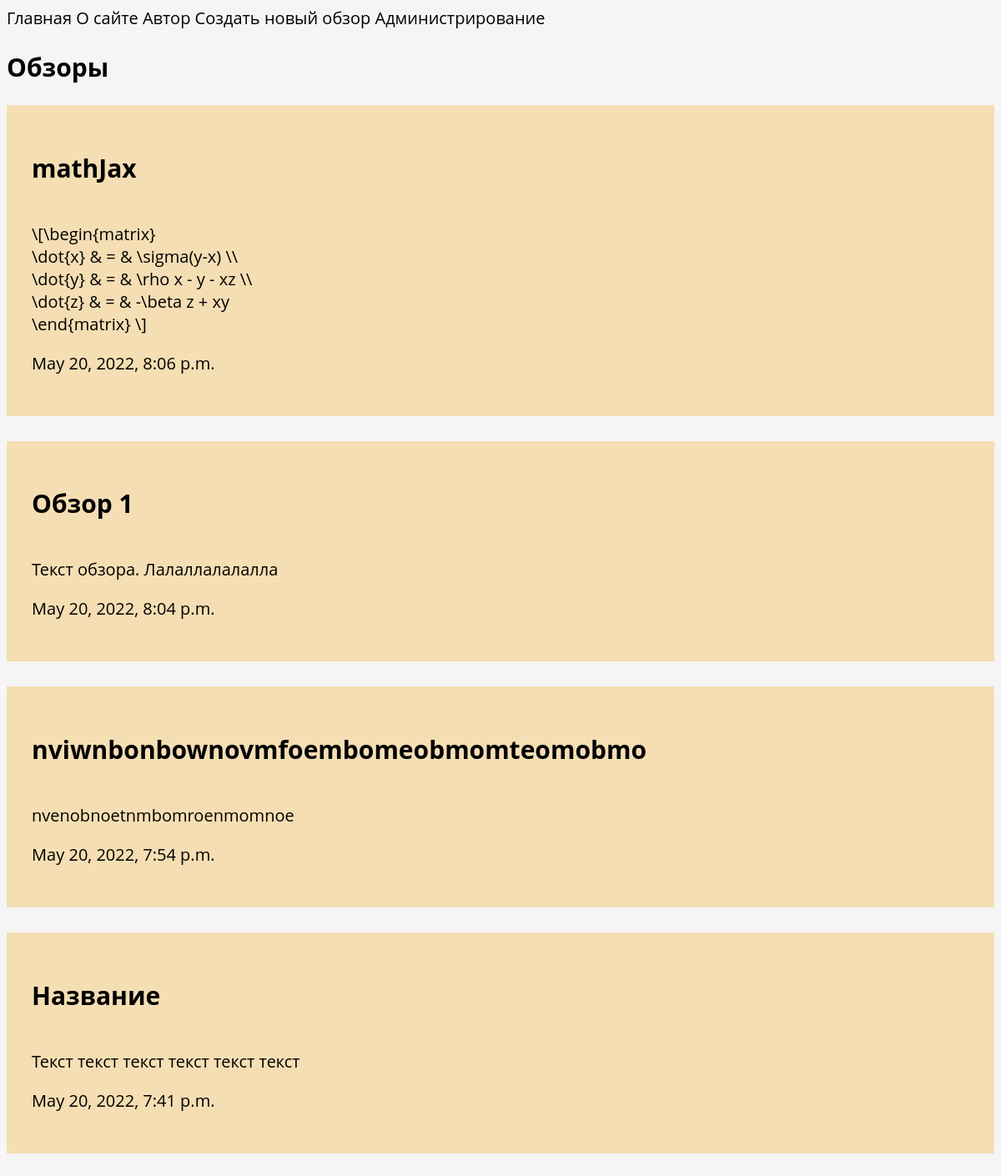
The app's page /reviews/ with its own data.
### BlogApplication/models.py (models this page shows, shortened)
class Review (models.Model):
    title = models.CharField(max_length=100)
    review_text = models.TextField()
    date = models.DateTimeField(auto_now_add=True)

### BlogApplication/views.py (the view)
# urls.py: path('reviews/', get_all_reviews, name='reviews'),
def get_all_reviews(request):
    reviews = Review.objects.order_by("pk")[::-1]
    return render(request, 'BlogApplication/all_reviews.html', {"reviews": reviews})

### BlogApplication/templates/BlogApplication/all_reviews.html (shortened to what this page needs)
{% extends "BlogApplication/base.html" %}
{% block content %}
    <a href="{% url 'digests' %}"> <h2>Обзоры</h2></a>
    {% for element in reviews %}
        <div>
            <a href="{{ element.pk }}/"> <h2>{{ element.title }}</h2></a>
            <p>{{ element.review_text|linebreaks|truncatewords:50 }}</p>
            <p>{{ element.date }}</p>
        </div>
    {% endfor %}
{% endblock %}

### BlogApplication/templates/BlogApplication/base.html (shortened to what this page needs)
<!DOCTYPE html>
<html lang="en,ru">
{% load static %}
<head>
    <link rel="stylesheet" href="{% static "css/style.css" %}" type="text/css">
</head>
<body>
    <nav>
      <a href="{% url 'home' %}">Главная </a>
      <a href="{% url 'about' %}"> О сайте </a>
      <a href="{% url 'author' %}"> Автор</a>
      <a href="{% url 'new_post' %}"> Создать новый обзор </a>
      <a href="/admin/"> Администрирование</a>
    </nav>
    {% block content %} {% endblock %}
</body>
</html>

### BlogApplication/static/css/style.css (style rules this page uses)
body { background-color: whitesmoke; font-family: 'Open Sans', sans-serif; position: relative; font-size: 20px; }
a { display:inline-block; color: black; text-decoration:none; }
div { padding-left: 30px; padding-top: 30px; padding-bottom: 30px; margin-bottom: 30px; background-color: wheat; }

### records on screen
Review: title "mathJax", review_text "\\[\\begin{matrix} \\dot{x} & = & \\sigma(y-x) \\\\ \\dot{y} & = & \\rho x - y - xz \\\\ \\dot{z} & = & -\\beta z + xy \\end{matrix} \\]", date "May 20, 2022, 8:06 p.m."
Review: title "Обзор 1", review_text "Текст обзора. Лалаллалалалла", date "May 20, 2022, 8:04 p.m."
Review: title "nviwnbonbownovmfoembomeobmomteomobmo", review_text "nvenobnoetnmbomroenmomnoe", date "May 20, 2022, 7:54 p.m."
Review: title "Название", review_text "Текст текст текст текст текст текст", date "May 20, 2022, 7:41 p.m."
